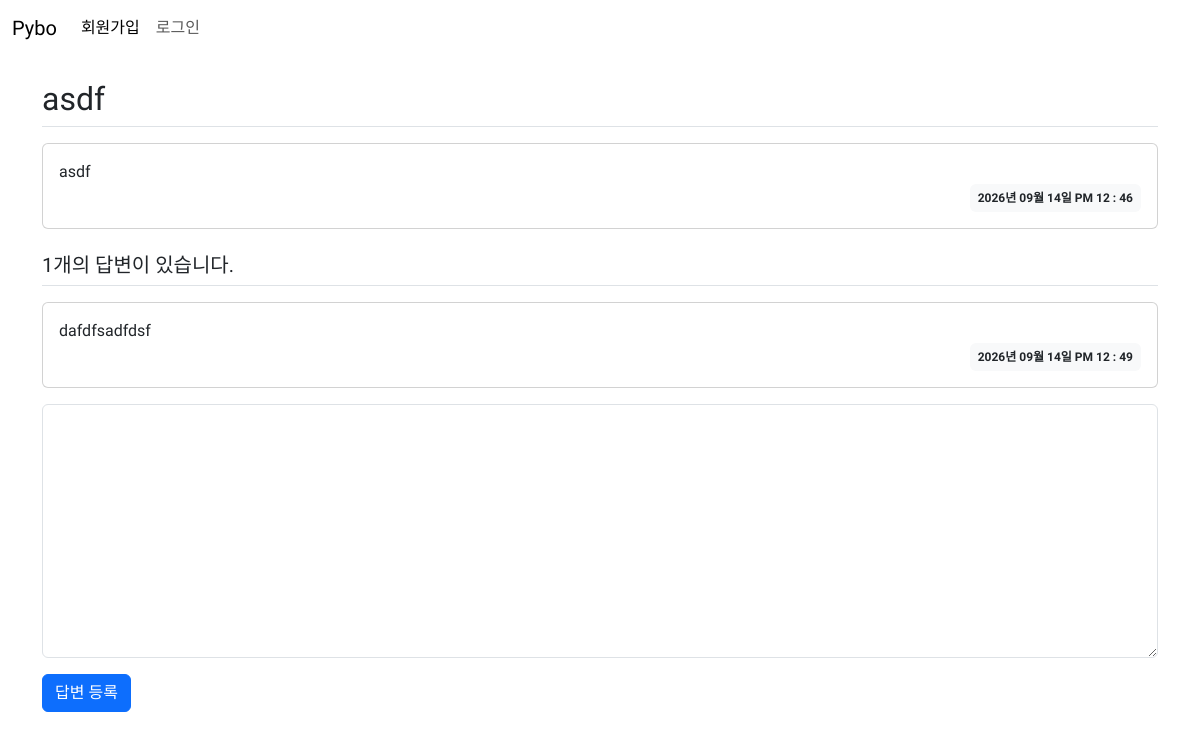
The app's page /question/detail/3, older data.
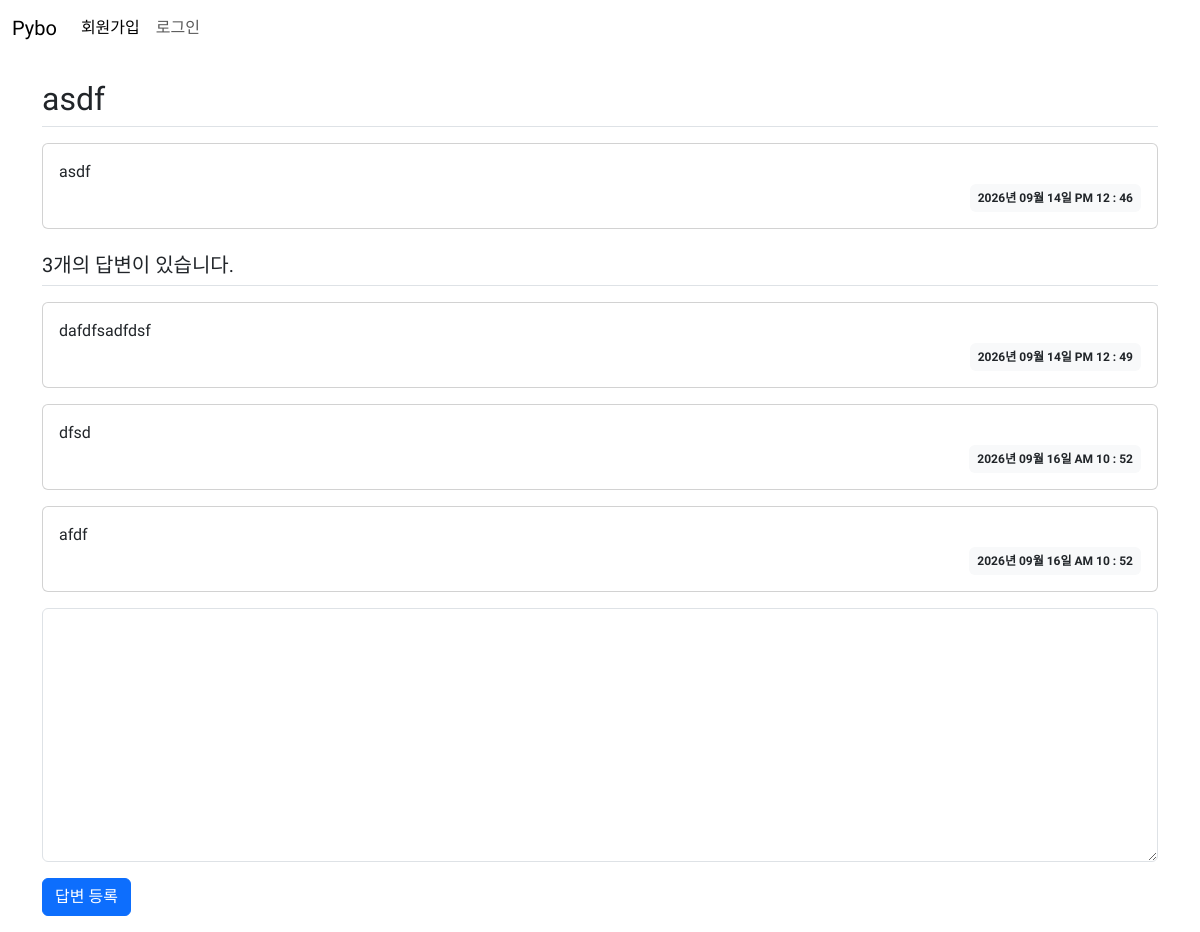
The same page, newer data.
### pybo/models.py (models this page shows)
class Answer(db.Model):
    id = db.Column(db.Integer, primary_key=True)
    question_id = db.Column(db.Integer, db.ForeignKey('question.id', ondelete='CASCADE'))
    question = db.relationship(Question, backref=db.backref('answer_set'))
    content = db.Column(db.Text(), nullable=False)
    create_date = db.Column(db.DateTime(), nullable=False)

### pybo/views/question_views.py (the view)
@bp.route('/detail/<int:question_id>')
def detail(question_id):
    form = AnswerForm()  # 질문 상세 템플릿에 폼 추가
    question = Question.query.get_or_404(question_id)
    return render_template('question/question_detail.html',question=question, form=form)

### pybo/forms.py
class AnswerForm(FlaskForm):
    content = TextAreaField('내용', validators=[DataRequired('내용은 필수입력입니다.')])
    submit = SubmitField('답변 등록')

### pybo/filter.py (called while the page is built)
def format_datetime(value, fmt='%Y년 %m월 %d일 %p %I : %M'):
    return value.strftime(fmt)

### pybo/templates/question/question_detail.html (shortened to what this page needs)
{% extends 'base.html' %}
{% block content %}
<div class="container my-3">
    <h2 class="border-bottom py-2">{{ question.subject }}</h2>
    <div class="card my-3">
        <div class="card-body">
            <div class="card-text" style="white-space: pre-line;">{{ question.content }}</div>
            <div class="d-flex justify-content-end">
                <div class="badge bg-light text-dark p-2">
                    {{ question.create_date | datetime }}
                </div>
            </div>
        </div>
    </div>
    <h5 class="border-bottom my-3 py-2">{{ question.answer_set|length }}개의 답변이 있습니다.</h5>
    {% for answer in question.answer_set %}
    <div class="card my-3">
        <div class="card-body">
            <div class="card-text" style="white-space: pre-line;">{{ answer.content }}</div>
            <div class="d-flex justify-content-end">
                <div class="badge bg-light text-dark p-2">
                    {{ answer.create_date | datetime }}
                </div>
            </div>
        </div>
    </div>
    {% endfor %}
    <form action="{{ url_for('answer.create', question_id=question.id) }}" method="post" class="my-3">
        <div class="mb-3">
            {{ form.content(class = 'form-control', rows="10") }}
        </div>
            {{ form.submit(class="btn btn-primary") }}
    </form>
</div>
{% endblock %}

Row changes from the older to the newer data that the page shows:
added Answer: content "dfsd", create_date "2026년 09월 16일 AM 10 : 52"
added Answer: content "afdf", create_date "2026년 09월 16일 AM 10 : 52"
Text that changed along with them:
{{ question.answer_set|length }}: "1" → "3"
